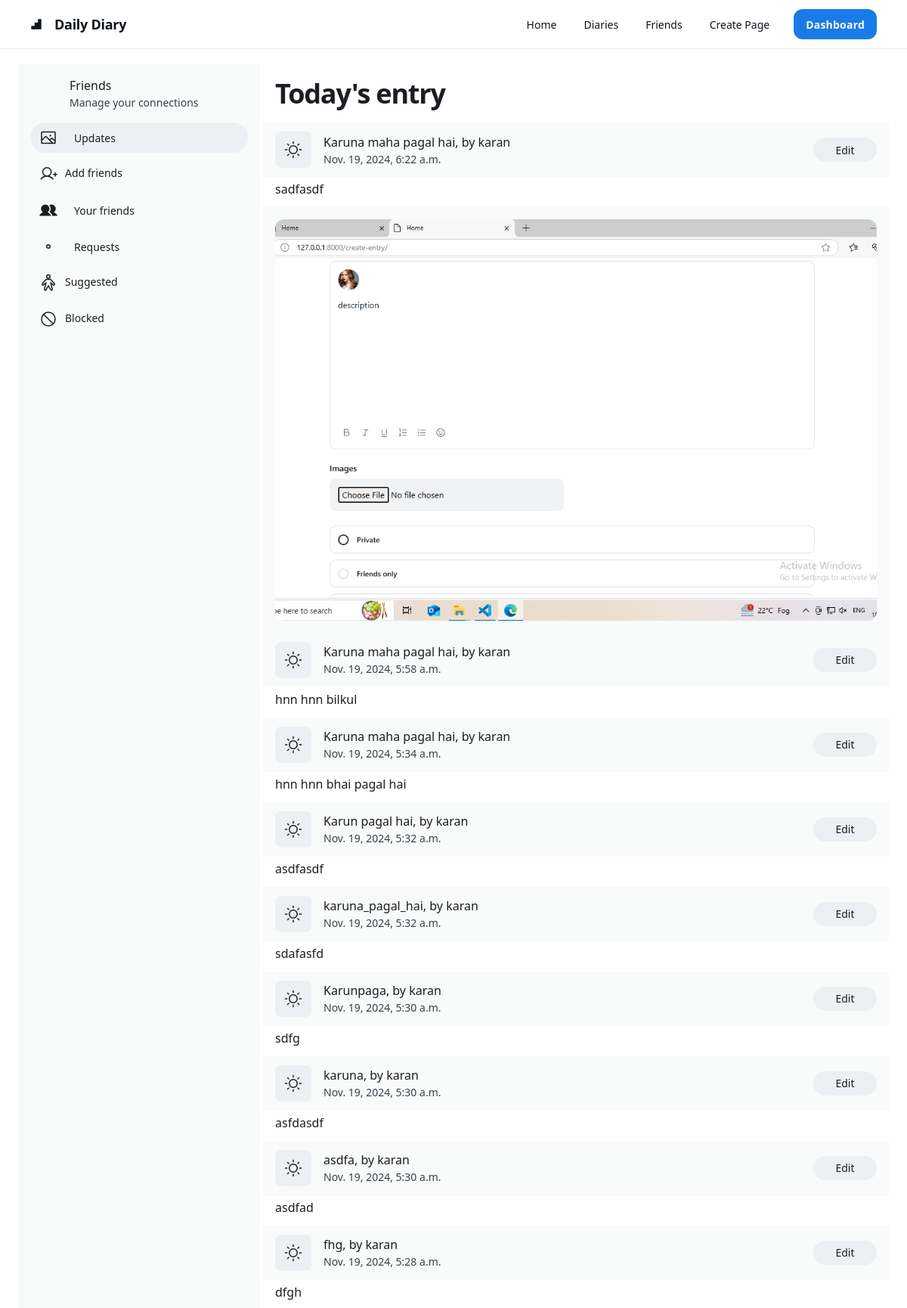
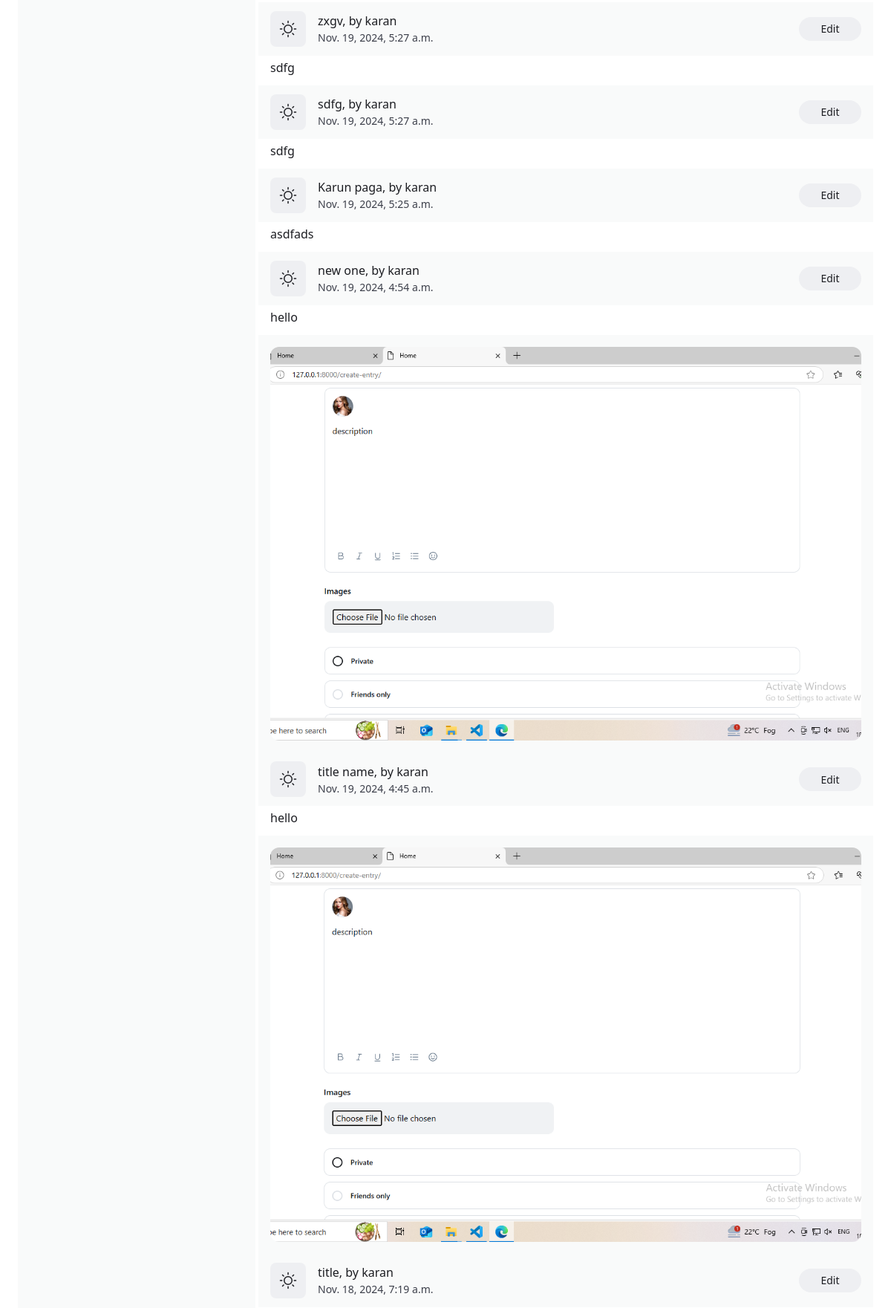
Page /friends/ (signed in, upper part) on the committed database (2 pictures, top to bottom).
### diary/models.py (models this page shows, shortened)
class DiaryEntry(models.Model):
    PRIVACY_CHOICES = [
        ('private', 'Private'),
        ('friends', 'Friends-only'),
        ('public', 'Public'),
    ]
    user = models.ForeignKey(User, on_delete=models.CASCADE)
    title = models.CharField(max_length=100)
    content = models.TextField()
    created_at = models.DateTimeField(auto_now_add=True)
    privacy = models.CharField(max_length=10, choices=PRIVACY_CHOICES, default='private')

class DiaryImage(models.Model):
    diary_entry = models.ForeignKey(DiaryEntry, related_name='images', on_delete=models.CASCADE)
    image = models.ImageField(upload_to='diary_images/')

### diary/views.py (the view)
# urls.py: path('friends/', views.friends, name='friends'),
@login_required
def friends(request):
    if request.method == 'POST':
        form = FriendForm(request.POST, user=request.user)  # Pass the logged-in user
        if form.is_valid():
            if(request.POST['opt'] == "follow"):
                friend = form.save(commit=False)
                friend.user_from = request.user  # Ensure the logged-in user is user_from
                friend.save()
                Friend.objects.create(user_from=form.cleaned_data['user_to'], user_to=request.user)
                return redirect('friends')  # Redirect to a friends list page or wherever you want
            elif(request.POST['opt'] == "delete"):
                friend = Friend.objects.get(user_from=request.user, user_to_id=form.cleaned_data['user_to'])
                reverse_friend = Friend.objects.get(user_from=form.cleaned_data['user_to'], user_to=request.user)
                friend.delete()
                reverse_friend.delete()
                return redirect('friends')
    else:
        form = FriendForm(user=request.user)
    friends = User.objects.all()
    my_friends = Friend.objects.filter(user_from = request.user.id)
    friends_to_display = friends.exclude(id__in=my_friends.values('user_to')).exclude(id=request.user.id)
    entries = DiaryEntry.objects.filter(user__username__in=[ "karan", "Peehu@kusi"])[::-1]
    return render(request, 'main/friends_update.html', {'friends': friends_to_display, 'entries':entries, 'form': form, 'my_friends':my_friends})

### diary/templates/main/friends_update.html (shortened to what this page needs)
{% extends './friends.html' %}
{% block friends_extention %}
<div id="Updates" class="layout-content-container flex flex-col max-w-[960px] flex-1">
    <div class="flex flex-wrap justify-between gap-3 p-4">
        <p class="text-[#1C1D22] text-4xl font-black leading-tight tracking-[-0.033em] min-w-72">Today's entry
        </p>
    </div>
    {% for entrie in entries%}
    <div id="{{entrie.pk}}_page"
        class="flex items-center gap-4 bg-[#F9FAFA] px-4 min-h-[72px] py-2 justify-between">
        <div class="flex items-center gap-4">
            <div class="text-[#1C1D22] flex items-center justify-center rounded-lg bg-[#EEEFF2] shrink-0 size-12"
                data-icon="Sun" data-size="24px" data-weight="regular">
            </div>
            <div class="flex flex-col justify-center">
                <p class="text-[#1C1D22] text-base font-medium leading-normal line-clamp-1">{{entrie.title}}, by
                    {{entrie.user}}</p>
                <p class="text-[#3C3F4A] text-sm font-normal leading-normal line-clamp-2">{{entrie.created_at}}
                </p>
            </div>
        </div>
        <div class="shrink-0">
            <button
                class="flex min-w-[84px] max-w-[480px] cursor-pointer items-center justify-center overflow-hidden rounded-full h-8 px-4 bg-[#EEEFF2] text-[#1C1D22] text-sm font-medium leading-normal w-fit">
                <span class="truncate">Edit</span>
            </button>
        </div>
    </div>
    <p class="text-[#1C1D22] text-base font-normal leading-normal pb-3 pt-1 px-4">
        {{entrie.content|linebreaksbr }}
    </p>
    {% for image in entrie.images.all %}
    <div class="flex w-full grow bg-[#F9FAFA] @container p-4">
        <div class="w-full gap-1 overflow-hidden bg-[#F9FAFA] @[480px]:gap-2 aspect-[3/2] rounded-xl flex">
            <div class="w-full bg-center bg-no-repeat bg-cover aspect-auto rounded-none flex-1"
                style='background-image: url("{{image.image.url}}");'></div>
        </div>
    </div>
    {% endfor %}
    {% endfor %}
</div>
{% endblock %}

### rows in the picture
DiaryEntry: title "Karuna maha pagal hai", user "karan", created_at "Nov. 19, 2024, 6:22 a.m.", content "sadfasdf"
DiaryImage: image (picture)
DiaryEntry: title "Karuna maha pagal hai", user "karan", created_at "Nov. 19, 2024, 5:58 a.m.", content "hnn hnn bilkul"
DiaryEntry: title "Karuna maha pagal hai", user "karan", created_at "Nov. 19, 2024, 5:34 a.m.", content "hnn hnn bhai pagal hai"
DiaryEntry: title "Karun pagal hai", user "karan", created_at "Nov. 19, 2024, 5:32 a.m.", content "asdfasdf"
DiaryEntry: title "karuna_pagal_hai", user "karan", created_at "Nov. 19, 2024, 5:32 a.m.", content "sdafasfd"
DiaryEntry: title "Karunpaga", user "karan", created_at "Nov. 19, 2024, 5:30 a.m.", content "sdfg"
DiaryEntry: title "karuna", user "karan", created_at "Nov. 19, 2024, 5:30 a.m.", content "asfdasdf"
DiaryEntry: title "asdfa", user "karan", created_at "Nov. 19, 2024, 5:30 a.m.", content "asdfad"
DiaryEntry: title "fhg", user "karan", created_at "Nov. 19, 2024, 5:28 a.m.", content "dfgh"
DiaryEntry: title "zxgv", user "karan", created_at "Nov. 19, 2024, 5:27 a.m.", content "sdfg"
DiaryEntry: title "sdfg", user "karan", created_at "Nov. 19, 2024, 5:27 a.m.", content "sdfg"
DiaryEntry: title "Karun paga", user "karan", created_at "Nov. 19, 2024, 5:25 a.m.", content "asdfads"
DiaryEntry: title "new one", user "karan", created_at "Nov. 19, 2024, 4:54 a.m.", content "hello"
DiaryImage: image (picture)
DiaryEntry: title "title name", user "karan", created_at "Nov. 19, 2024, 4:45 a.m.", content "hello"
DiaryImage: image (picture)
DiaryEntry: title "title", user "karan", created_at "Nov. 18, 2024, 7:19 a.m."
